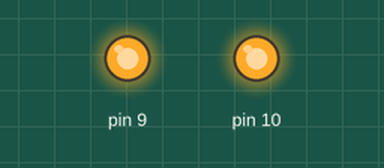
A sketch run on a simulated Arduino Uno, built with avr-gcc and run on an emulated ATmega328P. On the bench: output pins drawn as LEDs (lit = HIGH). What the sketch prints to the serial monitor is not drawn. At 4.1 s the program stops and its outputs stay as they are.

Above: at 0.1 s.
Timing chart, 0 to 1.6 s (numbered marks = the images above):
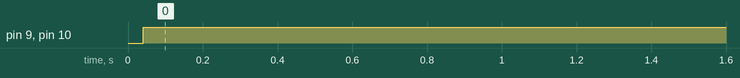

The sketch:

digital_notch.ino
```cpp
#include "MCP4261.h"

MCP4261 digitalPot(10, 9850.0, 90.0, 9850.0, 90.0);
MCP4261 digitalPot_100k(9, 100000.0, 90.0, 100000.0, 90.0);

#define buttonPin_1 2
bool potNum1 = 1;
bool potNum0 = 0;

uint16_t pos_notch, data, pos1,pos2,pos_Q_Factor, pos3, pos4;
float calcRes, calcPos;


void setup()
{
    Serial.begin(9600);

    digitalPot.begin();
    digitalPot_100k.begin();
    digitalPot.DigitalPotReadTconRegister();
    digitalPot_100k.DigitalPotReadTconRegister();
    //digitalPot.DigitalPotTerminalAConnect(potNum1);
    //digitalPot_100k.DigitalPotTerminalBDisconnect(potNum1);
    //digitalPot_100k.DigitalPotTerminalBDisconnect(potNum0);
    pinMode(buttonPin_1, INPUT_PULLUP);

}

void loop()
{
//CHange these Variables to set the resistance of Potentiometers
pos_notch = 256 - 180;    // Please don't change '256', change the digit after '-' sign. It represent the distance from Potentiometer
pos_Q_Factor = 256 - 250;  // terminal. Higher the number after '-' sign, larger the resistance

pos1 = digitalPot_100k.DigitalPotReadWiperPosition( potNum0);
pos3 = digitalPot.DigitalPotReadWiperPosition( potNum0);
delay(10);
digitalPot.DigitalPotSetWiperPosition(potNum0, pos_notch);
delay(1000);
digitalPot.DigitalPotSetWiperPosition(potNum1, pos_notch);
delay(1000);
digitalPot_100k.DigitalPotSetWiperPosition(potNum0, pos_Q_Factor);
delay(1000);
digitalPot_100k.DigitalPotSetWiperPosition(potNum1, pos_Q_Factor);
delay(1000);
pos2 = digitalPot_100k.DigitalPotReadWiperPosition( potNum0);
pos4 = digitalPot.DigitalPotReadWiperPosition( potNum0);

Serial.print("Position = ");
Serial.println(pos1);
Serial.print("updated Position = ");
Serial.println(pos2);
Serial.print("5K pre Position = ");
Serial.println(pos3);
Serial.print("Updated position for 5k = ");
Serial.println(pos4);


while(1)
{}

}
```

MCP4261.cpp
```cpp
#include "MCP4261.h"
#include <SPI.h>

// Instantiation of object
MCP4261::MCP4261(uint8_t slaveSelectPin, float pot0ResistanceRmax, float pot0ResistanceRmin, float pot1ResistanceRmax, float pot1ResistanceRmin)
{
    this->_slaveSelectPin = slaveSelectPin;

    this->_pot0ResistanceRmax = pot0ResistanceRmax;
    this->_pot0ResistanceRmin = pot0ResistanceRmin;
    this->_pot0ResistanceRAB = pot0ResistanceRmax - pot0ResistanceRmin;
    this->_pot0ResistanceRW = pot0ResistanceRmin;

    this->_pot1ResistanceRmax = pot1ResistanceRmax;
    this->_pot1ResistanceRmin = pot1ResistanceRmin;
    this->_pot1ResistanceRAB = pot1ResistanceRmax - pot1ResistanceRmin;
    this->_pot1ResistanceRW = pot1ResistanceRmin;
}

void MCP4261::begin()
{
    ::pinMode(_slaveSelectPin, OUTPUT);
    ::digitalWrite(_slaveSelectPin, HIGH);
    SPI.begin();
    this->DigitalPotInitTcon();
    this->DigitalPotSetWiperMin(0);
    this->DigitalPotSetWiperMin(1);
}

void MCP4261::DigitalPotWiperIncrement(bool potNum)
{
    byte cmdByte = B00000000;
    ::digitalWrite(_slaveSelectPin, LOW);
    if (potNum)
    {
        cmdByte = ADDRESS_WIPER_1 | COMMAND_INCREMENT;
        SPI.transfer(cmdByte);
    }
    else
    {
        cmdByte = ADDRESS_WIPER_0 | COMMAND_INCREMENT;
        SPI.transfer(cmdByte);
    }
    ::digitalWrite(_slaveSelectPin, HIGH);
}

void MCP4261::DigitalPotWiperDecrement(bool potNum)
{
    byte cmdByte = B00000000;
    ::digitalWrite(_slaveSelectPin, LOW);
    if (potNum)
    {
        cmdByte = ADDRESS_WIPER_1 | COMMAND_DECREMENT;
        SPI.transfer(cmdByte);
    }
    else
    {
        cmdByte = ADDRESS_WIPER_0 | COMMAND_DECREMENT;
        SPI.transfer(cmdByte);
    }
    ::digitalWrite(_slaveSelectPin, HIGH);
}

void MCP4261::DigitalPotSetWiperPosition(bool potNum, unsigned int value)
{
    byte cmdByte = B00000000;
    byte dataByte = B00000000;
    if (value > 255)
        cmdByte |= B00000001;
    else
        dataByte = (byte)(value & 0X00FF);
    ::digitalWrite(_slaveSelectPin, LOW);
    if (potNum)
    {
        cmdByte = cmdByte | ADDRESS_WIPER_1 | COMMAND_WRITE;
        SPI.transfer(cmdByte);
        SPI.transfer(dataByte);
    }
    else
    {
        cmdByte = cmdByte | ADDRESS_WIPER_0 | COMMAND_WRITE;
        SPI.transfer(cmdByte);
        SPI.transfer(dataByte);
    }
    ::digitalWrite(_slaveSelectPin, HIGH);
}

void MCP4261::DigitalPotSetWiperMin(bool potNum)
{
    if (potNum)
        DigitalPotSetWiperPosition(1, 0);
    else
        DigitalPotSetWiperPosition(0, 0);
}

void MCP4261::DigitalPotSetWiperMax(bool potNum)
{
    if (potNum)
        DigitalPotSetWiperPosition(1, 256);
    else
        DigitalPotSetWiperPosition(0, 256);
}

void MCP4261::DigitalPotSetWiperMid(bool potNum)
{
    if (potNum)
        DigitalPotSetWiperPosition(1, 128);
    else
        DigitalPotSetWiperPosition(0, 128);
}

uint16_t MCP4261::DigitalPotReadWiperPosition(bool potNum)
{
    byte cmdByte = B00000000;
    byte hByte = B00000000;
    byte lByte = B00000000;
    ::digitalWrite(_slaveSelectPin, LOW);
    if (potNum)
    {
        cmdByte = ADDRESS_WIPER_1 | COMMAND_READ;
        hByte = SPI.transfer(cmdByte);
        lByte = SPI.transfer(DUMMY_DATA);
    }
    else
    {
        cmdByte = ADDRESS_WIPER_0 | COMMAND_READ;
        hByte = SPI.transfer(cmdByte);
        lByte = SPI.transfer(DUMMY_DATA);
    }
    ::digitalWrite(_slaveSelectPin, HIGH);
    return ((uint16_t)hByte << 8 | (uint16_t)lByte) & BITMASK_READ_DATA_REGISTER;
}

uint16_t MCP4261::DigitalPotReadStatusRegister()
{
    byte cmdByte = B00000000;
    byte hByte = B00000000;
    byte lByte = B00000000;
    ::digitalWrite(_slaveSelectPin, LOW);
    cmdByte = ADDRESS_STATUS | COMMAND_READ;
    hByte = SPI.transfer(cmdByte);
    lByte = SPI.transfer(DUMMY_DATA);
    ::digitalWrite(_slaveSelectPin, HIGH);
    return ((uint16_t)hByte << 8 | (uint16_t)lByte) & BITMASK_READ_DATA_REGISTER;
}

uint16_t MCP4261::DigitalPotReadTconRegister()
{
    byte cmdByte = B00000000;
    byte hByte = B00000000;
    byte lByte = B00000000;
    ::digitalWrite(_slaveSelectPin, LOW);
    cmdByte = ADDRESS_TCON | COMMAND_READ;
    hByte = SPI.transfer(cmdByte);
    lByte = SPI.transfer(DUMMY_DATA);
    ::digitalWrite(_slaveSelectPin, HIGH);
    return ((uint16_t)hByte << 8 | (uint16_t)lByte) & BITMASK_READ_DATA_REGISTER;
}

void MCP4261::DigitalPotWriteTconRegister(uint16_t value)
{
    byte cmdByte = B00000000;
    byte dataByte = B00000000;
    if (value > 255)
        cmdByte |= B00000001;
    else
        dataByte = (byte)(value & 0X00FF);
    ::digitalWrite(_slaveSelectPin, LOW);
    cmdByte = cmdByte | ADDRESS_TCON | COMMAND_WRITE;
    SPI.transfer(cmdByte);
    SPI.transfer(dataByte);
    ::digitalWrite(_slaveSelectPin, HIGH);
}

void MCP4261::DigitalPotStartup(bool potNum)
{
    uint16_t tconData = this->DigitalPotReadTconRegister();
    byte hByte = (uint8_t)tconData >> 8;
    byte lByte = (uint8_t)tconData & 0xff;

    if (potNum)
        lByte = lByte | BITMASK_POT1_STARTUP;
    else
        lByte = lByte | BITMASK_POT0_STARTUP;

    tconData = (uint16_t)hByte << 8 | (uint16_t)lByte;
    this->DigitalPotWriteTconRegister(tconData);
}

void MCP4261::DigitalPotShutdown(bool potNum)
{
    uint16_t tconData = this->DigitalPotReadTconRegister();
    byte hByte = (uint8_t)tconData >> 8;
    byte lByte = (uint8_t)tconData & 0xff;

    if (potNum)
        lByte = lByte & ~BITMASK_POT1_STARTUP;
    else
        lByte = lByte & ~BITMASK_POT0_STARTUP;

    tconData = (uint16_t)hByte << 8 | (uint16_t)lByte;
    this->DigitalPotWriteTconRegister(tconData);
}

void MCP4261::DigitalPotTerminalBConnect(bool potNum)
{
    uint16_t tconData = this->DigitalPotReadTconRegister();
    byte hByte = (uint8_t)tconData >> 8;
    byte lByte = (uint8_t)tconData & 0xff;

    if (potNum)
        lByte = lByte | BITMASK_POT1_B_TERMINAL_CONNECT;
    else
        lByte = lByte | BITMASK_POT0_B_TERMINAL_CONNECT;

    tconData = (uint16_t)hByte << 8 | (uint16_t)lByte;
    this->DigitalPotWriteTconRegister(tconData);
}

void MCP4261::DigitalPotTerminalBDisconnect(bool potNum)
{
    uint16_t tconData = this->DigitalPotReadTconRegister();
    byte hByte = (uint8_t)tconData >> 8;
    byte lByte = (uint8_t)tconData & 0xff;

    if (potNum)
        lByte = lByte & ~BITMASK_POT1_B_TERMINAL_CONNECT;
    else
        lByte = lByte & ~BITMASK_POT0_B_TERMINAL_CONNECT;

    tconData = (uint16_t)hByte << 8 | (uint16_t)lByte;
    this->DigitalPotWriteTconRegister(tconData);
}

void MCP4261::DigitalPotTerminalAConnect(bool potNum)
{
    uint16_t tconData = this->DigitalPotReadTconRegister();
    byte hByte = (uint8_t)tconData >> 8;
    byte lByte = (uint8_t)tconData & 0xff;

    if (potNum)
        lByte = lByte | BITMASK_POT1_A_TERMINAL_CONNECT;
    else
        lByte = lByte | BITMASK_POT0_A_TERMINAL_CONNECT;

    tconData = (uint16_t)hByte << 8 | (uint16_t)lByte;
    this->DigitalPotWriteTconRegister(tconData);
}

void MCP4261::DigitalPotTerminalADisconnect(bool potNum)
{
    uint16_t tconData = this->DigitalPotReadTconRegister();
    byte hByte = (uint8_t)tconData >> 8;
    byte lByte = (uint8_t)tconData & 0xff;

    if (potNum)
        lByte = lByte & ~BITMASK_POT1_A_TERMINAL_CONNECT;
    else
        lByte = lByte & ~BITMASK_POT0_A_TERMINAL_CONNECT;

    tconData = (uint16_t)hByte << 8 | (uint16_t)lByte;
    this->DigitalPotWriteTconRegister(tconData);
}

void MCP4261::DigitalPotWiperConnect(bool potNum)
{
    uint16_t tconData = this->DigitalPotReadTconRegister();
    byte hByte = (uint8_t)tconData >> 8;
    byte lByte = (uint8_t)tconData & 0xff;

    if (potNum)
        lByte = lByte | BITMASK_POT1_WIPER_TERMINAL_CONNECT;
    else
        lByte = lByte | BITMASK_POT0_WIPER_TERMINAL_CONNECT;

    tconData = (uint16_t)hByte << 8 | (uint16_t)lByte;
    this->DigitalPotWriteTconRegister(tconData);
}

void MCP4261::DigitalPotWiperDisconnect(bool potNum)
{
    uint16_t tconData = this->DigitalPotReadTconRegister();
    byte hByte = (uint8_t)tconData >> 8;
    byte lByte = (uint8_t)tconData & 0xff;

    if (potNum)
        lByte = lByte & ~BITMASK_POT1_WIPER_TERMINAL_CONNECT;
    else
        lByte = lByte & ~BITMASK_POT0_WIPER_TERMINAL_CONNECT;

    tconData = (uint16_t)hByte << 8 | (uint16_t)lByte;
    this->DigitalPotWriteTconRegister(tconData);
}

void MCP4261::DigitalPotInitTcon()
{
    uint16_t tconData = this->DigitalPotReadTconRegister();
    byte hByte = (uint8_t)tconData >> 8;
    byte lByte = (uint8_t)tconData & 0xff;

    lByte = lByte | DUMMY_DATA;

    tconData = (uint16_t)hByte << 8 | (uint16_t)lByte;
    this->DigitalPotWriteTconRegister(tconData);
}

uint16_t MCP4261::DigitalPotResistanceToPosition(bool potNum, float resistance)
{
    if (potNum)
    {
        if (resistance <= this->_pot1ResistanceRmin)
            return 0;
        else if (resistance > this->_pot1ResistanceRmax)
            return 256;

        return (uint16_t)((((resistance - this->_pot1ResistanceRW) / (this->_pot1ResistanceRAB)) * (float)256) + 0.5);
    }
    else
    {
        if (resistance <= this->_pot0ResistanceRmin)
            return 0;
        else if (resistance > this->_pot0ResistanceRmax)
            return 256;

        return (uint16_t)((((resistance - this->_pot0ResistanceRW) / (this->_pot0ResistanceRAB)) * (float)256) + 0.5);
    }
}

float MCP4261::DigitalPotPositionToResistance(bool potNum, uint16_t position)
{
    if (potNum)
    {

        if (position < 0)
            return this->_pot1ResistanceRmin;
        else if (position > 256)
            return this->_pot1ResistanceRmax;

        return ((this->_pot1ResistanceRAB / 256) * (float)position) + this->_pot1ResistanceRW;
    }
    else
    {
        if (position < 0)
            return this->_pot0ResistanceRmin;
        else if (position > 256)
            return this->_pot0ResistanceRmax;

        return ((this->_pot0ResistanceRAB / 256) * (float)position) + this->_pot0ResistanceRW;
    }
}
```

MCP4261.h
```cpp
#ifndef MCP4261_h
#define MCP4261_h

#if (ARDUINO >= 100)
#include "Arduino.h"
#else
#include "Wprogram.h"
#endif

#define ADDRESS_WIPER_0 B00000000
#define ADDRESS_WIPER_1 B00010000
#define ADDRESS_TCON B01000000
#define ADDRESS_STATUS B01010000

#define COMMAND_WRITE B00000000
#define COMMAND_INCREMENT B00000100
#define COMMAND_DECREMENT B00001000
#define COMMAND_READ B00001100

#define DUMMY_DATA B11111111

#define BITMASK_READ_DATA_REGISTER 0X01FF //B0000000111111111

#define BITMASK_POT0_STARTUP B00001000
#define BITMASK_POT1_STARTUP B10000000
#define BITMASK_POT0_B_TERMINAL_CONNECT B00000001
#define BITMASK_POT1_B_TERMINAL_CONNECT B00010000
#define BITMASK_POT0_WIPER_TERMINAL_CONNECT B00000010
#define BITMASK_POT1_WIPER_TERMINAL_CONNECT B00100000
#define BITMASK_POT0_A_TERMINAL_CONNECT B00000100
#define BITMASK_POT1_A_TERMINAL_CONNECT B01000000


class MCP4261
{
public:
  // Constructor
  MCP4261(uint8_t slaveSelectPin, float pot0ResistanceRmax, float pot0ResistanceRmin, float pot1ResistanceRmax, float pot1ResistanceRmin);
  void begin();
  void DigitalPotWiperIncrement(bool potNum);
  void DigitalPotWiperDecrement(bool potNum);
  void DigitalPotSetWiperPosition(bool potNum, uint16_t value); // Need confirmation if it is working
  void DigitalPotSetWiperMin(bool potNum);
  void DigitalPotSetWiperMax(bool potNum);
  void DigitalPotSetWiperMid(bool potNum);

  uint16_t DigitalPotReadWiperPosition(bool potNum);
  uint16_t DigitalPotReadTconRegister();
  uint16_t DigitalPotReadStatusRegister();

  void DigitalPotWriteTconRegister(uint16_t value);

  void DigitalPotStartup(bool potNum);
  void DigitalPotShutdown(bool potNum);

  void DigitalPotTerminalBConnect(bool potNum);
  void DigitalPotTerminalBDisconnect(bool potNum);

  void DigitalPotTerminalAConnect(bool potNum);
  void DigitalPotTerminalADisconnect(bool potNum);

  void DigitalPotWiperConnect(bool potNum);
  void DigitalPotWiperDisconnect(bool potNum);

  void DigitalPotInitTcon();

  uint16_t DigitalPotResistanceToPosition(bool potNum, float resistance);
  float DigitalPotPositionToResistance(bool potNum, uint16_t position);

private:
  uint8_t _slaveSelectPin;
  float _pot0ResistanceRmax, _pot0ResistanceRmin, _pot0ResistanceRAB, _pot0ResistanceRW, _pot1ResistanceRmax, _pot1ResistanceRmin, _pot1ResistanceRAB, _pot1ResistanceRW;

};

#endif
```

Measured:
- by itself, pin 9, pin 10: LOW → HIGH at 0.04 s
